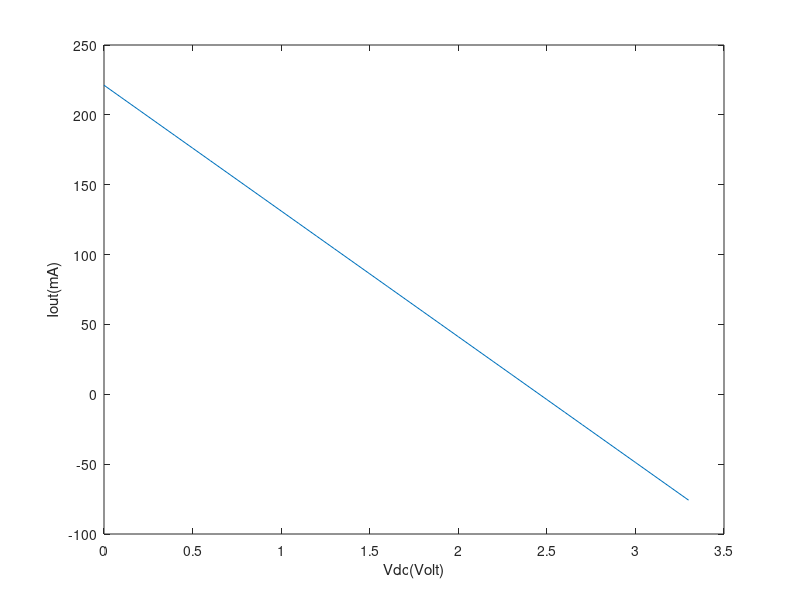

Write MATLAB code to recreate this figure.
Kist=900;
Rist=10e3;
R1=10e3;

Vdc=0:0.1:3.3;

I=Kist*(1.229/Rist+(1.229-Vdc)/R1);

plot(Vdc,I*1000);
xlabel('Vdc(Volt)');
ylabel('Iout(mA)');